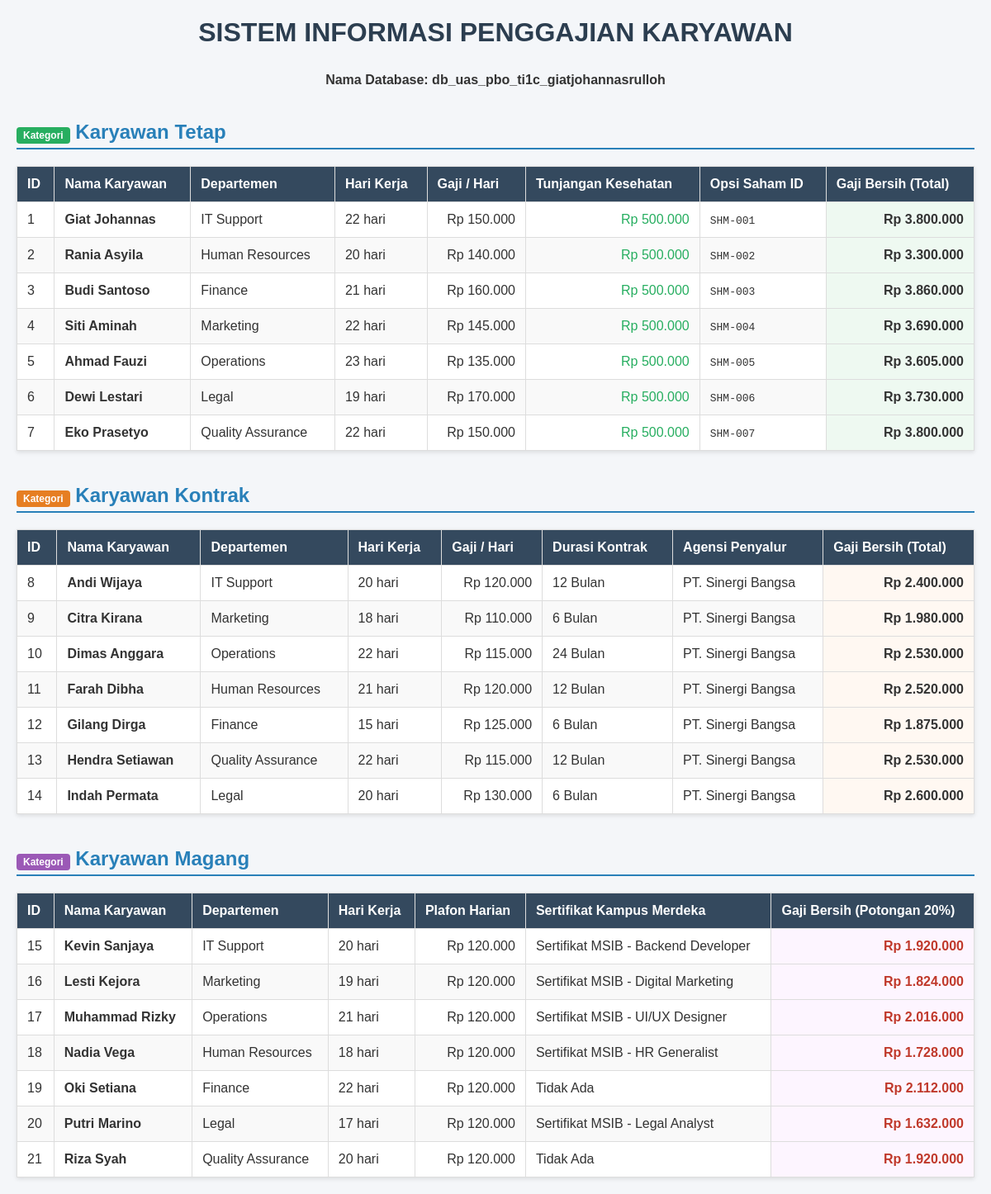
The page / on the database its author committed.
### tables this page shows
CREATE TABLE `tabel_karyawan` (
  `id_karyawan` int NOT NULL,
  `nama_karyawan` varchar(100) NOT NULL,
  `departemen` varchar(50) NOT NULL,
  `hari_kerja_masuk` int NOT NULL,
  `gaji_dasar_per_hari` decimal(12,2) NOT NULL,
  `jenis_karyawan` enum('kontrak','tetap','magang') NOT NULL,
  `durasi_kontrak_bulan` int DEFAULT NULL,
  `uang_saku_bulanan` decimal(12,2) DEFAULT NULL,
  `sertifikat_kampus_merdeka` varchar(100) DEFAULT NULL
);

### Karyawan.php (called while the page is built, shortened)
<?php
abstract class Karyawan {
    public function __construct($id, $nama, $dept, $hariKerja, $gajiDasar) {
        $this->id_karyawan = $id;
        $this->nama_karyawan = $nama;
        $this->departemen = $dept;
        $this->hari_kerja_masuk = $hariKerja;
        $this->gaji_dasar_per_hari = $gajiDasar;
    }
}
?>

### KaryawanTetap.php (the view, shortened to what this page needs)
<?php
require_once 'Karyawan.php';
class KaryawanTetap extends Karyawan {
    private $tunjanganKesehatan;
    private $opsiSahamId;
    public function __construct($id, $nama, $dept, $hariKerja, $gajiDasar, $tunjanganKesehatan, $opsiSahamId) {
        $this->tunjanganKesehatan = $tunjanganKesehatan;
        $this->opsiSahamId = $opsiSahamId;
    }
    public static function ambilDataDariDB($koneksi) {
        $daftar = [];
        $sql = "SELECT * FROM tabel_karyawan WHERE jenis_karyawan = 'tetap'";
        $result = $koneksi->query($sql);
        if ($result->num_rows > 0) {
            while ($row = $result->fetch_assoc()) {
                $tunjangan = 500000;
                $sahamId = "SHM-" . str_pad($row['id_karyawan'], 3, "0", STR_PAD_LEFT);
                $daftar[] = new self(
                    $row['id_karyawan'], $row['nama_karyawan'], $row['departemen'],
                    $row['hari_kerja_masuk'], $row['gaji_dasar_per_hari'], $tunjangan, $sahamId
                );
            }
        }
        return $daftar;
    }
    public function hitungGajiBersih() {
        return ($this->hari_kerja_masuk * $this->gaji_dasar_per_hari) + $this->tunjanganKesehatan;
    }
    public function tampilkanProfilKaryawan() {
        echo "<tr>
                <td>{$this->id_karyawan}</td>
                <td><strong>{$this->nama_karyawan}</strong></td>
                <td>{$this->departemen}</td>
                <td>{$this->hari_kerja_masuk} hari</td>
                <td class='text-right'>Rp " . number_format($this->gaji_dasar_per_hari, 0, ',', '.') . "</td>
                <td class='text-right' style='color: #27ae60;'>Rp " . number_format($this->tunjanganKesehatan, 0, ',', '.') . "</td>
                <td><code>{$this->opsiSahamId}</code></td>
                <td class='text-right' style='font-weight: bold; background: #eef9f1;'>Rp " . number_format($this->hitungGajiBersih(), 0, ',', '.') . "</td>
              </tr>";
    }
}
?>

### index.php (shortened to what this page needs)
<?php
require_once 'koneksi.php';
require_once 'Karyawan.php';
require_once 'KaryawanTetap.php';
require_once 'KaryawanKontrak.php';
require_once 'KaryawanMagang.php';
$daftarKaryawanTetap   = KaryawanTetap::ambilDataDariDB($koneksi);
$daftarKaryawanKontrak = KaryawanKontrak::ambilDataDariDB($koneksi);
$daftarKaryawanMagang  = KaryawanMagang::ambilDataDariDB($koneksi);
?>
<!DOCTYPE html>
<html lang="id">
<head>
</head>
<body>
    <h1>SISTEM INFORMASI PENGGAJIAN KARYAWAN</h1>
    <p style="text-align: center; font-weight: bold;">Nama Database: db_uas_pbo_ti1c_giatjohannasrulloh</p>
    <h2><span class="badge">Kategori</span> Karyawan Tetap</h2>
    <table>
        <thead>
            <tr>
                <th>ID</th>
                <th>Nama Karyawan</th>
                <th>Departemen</th>
                <th>Hari Kerja</th>
                <th>Gaji / Hari</th>
                <th>Tunjangan Kesehatan</th>
                <th>Opsi Saham ID</th>
                <th>Gaji Bersih (Total)</th>
            </tr>
        </thead>
        <tbody>
            <?php if(empty($daftarKaryawanTetap)): ?>
                <tr><td colspan="8" style="text-align:center;">Tidak ada data.</td></tr>
            <?php else: ?>
                <?php foreach($daftarKaryawanTetap as $k): ?>
                    <?php $k->tampilkanProfilKaryawan();  ?>
                <?php endforeach; ?>
            <?php endif; ?>
        </tbody>
    </table>
    <h2><span class="badge" style="background: #e67e22;">Kategori</span> Karyawan Kontrak</h2>
    <table>
        <thead>
            <tr>
                <th>ID</th>
                <th>Nama Karyawan</th>
                <th>Departemen</th>
                <th>Hari Kerja</th>
                <th>Gaji / Hari</th>
                <th>Durasi Kontrak</th>
                <th>Agensi Penyalur</th>
                <th>Gaji Bersih (Total)</th>
            </tr>
        </thead>
        <tbody>
            <?php if(empty($daftarKaryawanKontrak)): ?>
                <tr><td colspan="8" style="text-align:center;">Tidak ada data.</td></tr>
            <?php else: ?>
                <?php foreach($daftarKaryawanKontrak as $k): ?>
                    <?php $k->tampilkanProfilKaryawan();  ?>
                <?php endforeach; ?>
            <?php endif; ?>
        </tbody>
    </table>
    <h2><span class="badge" style="background: #9b59b6;">Kategori</span> Karyawan Magang</h2>
    <table>
        <thead>
            <tr>
                <th>ID</th>
                <th>Nama Karyawan</th>
                <th>Departemen</th>
                <th>Hari Kerja</th>
                <th>Plafon Harian</th>
                <th>Sertifikat Kampus Merdeka</th>
                <th>Gaji Bersih (Potongan 20%)</th>
            </tr>
        </thead>
        <tbody>
            <?php if(empty($daftarKaryawanMagang)): ?>
                <tr><td colspan="7" style="text-align:center;">Tidak ada data.</td></tr>
            <?php else: ?>
                <?php foreach($daftarKaryawanMagang as $k): ?>
                    <?php $k->tampilkanProfilKaryawan();  ?>
                <?php endforeach; ?>
            <?php endif; ?>
        </tbody>
    </table>
</body>
</html>

### KaryawanKontrak.php (shortened to what this page needs)
<?php
require_once 'Karyawan.php';
class KaryawanKontrak extends Karyawan {
    private $durasiKontrakBulan;
    private $agensiPenyalur;
    public function __construct($id, $nama, $dept, $hariKerja, $gajiDasar, $durasiKontrakBulan, $agensiPenyalur) {
        $this->durasiKontrakBulan = $durasiKontrakBulan;
        $this->agensiPenyalur = $agensiPenyalur;
    }
    public static function ambilDataDariDB($koneksi) {
        $daftar = [];
        $sql = "SELECT * FROM tabel_karyawan WHERE jenis_karyawan = 'kontrak'";
        $result = $koneksi->query($sql);
        if ($result->num_rows > 0) {
            while ($row = $result->fetch_assoc()) {
                $agensi = "PT. Sinergi Bangsa";
                $daftar[] = new self(
                    $row['id_karyawan'], $row['nama_karyawan'], $row['departemen'],
                    $row['hari_kerja_masuk'], $row['gaji_dasar_per_hari'], $row['durasi_kontrak_bulan'], $agensi
                );
            }
        }
        return $daftar;
    }
    public function hitungGajiBersih() {
        return $this->hari_kerja_masuk * $this->gaji_dasar_per_hari;
    }
    public function tampilkanProfilKaryawan() {
        echo "<tr>
                <td>{$this->id_karyawan}</td>
                <td><strong>{$this->nama_karyawan}</strong></td>
                <td>{$this->departemen}</td>
                <td>{$this->hari_kerja_masuk} hari</td>
                <td class='text-right'>Rp " . number_format($this->gaji_dasar_per_hari, 0, ',', '.') . "</td>
                <td>{$this->durasiKontrakBulan} Bulan</td>
                <td>{$this->agensiPenyalur}</td>
                <td class='text-right' style='font-weight: bold; background: #fff8f2;'>Rp " . number_format($this->hitungGajiBersih(), 0, ',', '.') . "</td>
              </tr>";
    }
}
?>

### KaryawanMagang.php (shortened to what this page needs)
<?php
require_once 'Karyawan.php';
class KaryawanMagang extends Karyawan {
    private $sertifikatKampusMerdeka;
    public function __construct($id, $nama, $dept, $hariKerja, $gajiDasar, $uangSakuBulanan, $sertifikatKampusMerdeka) {
        $this->sertifikatKampusMerdeka = $sertifikatKampusMerdeka;
    }
    public static function ambilDataDariDB($koneksi) {
        $daftar = [];
        $sql = "SELECT * FROM tabel_karyawan WHERE jenis_karyawan = 'magang'";
        $result = $koneksi->query($sql);
        if ($result->num_rows > 0) {
            while ($row = $result->fetch_assoc()) {
                $gajiDasarMagang = ($row['gaji_dasar_per_hari'] == 0) ? 120000 : $row['gaji_dasar_per_hari'];
                if (isset($row['sertifikat_campus_merdeka'])) {
                    $sertifikatData = $row['sertifikat_campus_merdeka'];
                } elseif (isset($row['sertifikat_kampus_merdeka'])) {
                    $sertifikatData = $row['sertifikat_kampus_merdeka'];
                } else {
                    $sertifikatData = "Tidak Ada";
                }
                $daftar[] = new self(
                    $row['id_karyawan'],
                    $row['nama_karyawan'],
                    $row['departemen'],
                    $row['hari_kerja_masuk'],
                    $gajiDasarMagang,
                    $row['uang_saku_bulanan'],
                    $sertifikatData
                );
            }
        }
        return $daftar;
    }
    public function hitungGajiBersih() {
        return ($this->hari_kerja_masuk * $this->gaji_dasar_per_hari) * 0.80;
    }
    public function tampilkanProfilKaryawan() {
        $sertifikat = !empty($this->sertifikatKampusMerdeka) ? $this->sertifikatKampusMerdeka : "<span style='color:#aaa; font-style:italic;'>Tidak Ada</span>";
        echo "<tr>
                <td>{$this->id_karyawan}</td>
                <td><strong>{$this->nama_karyawan}</strong></td>
                <td>{$this->departemen}</td>
                <td>{$this->hari_kerja_masuk} hari</td>
                <td class='text-right'>Rp " . number_format($this->gaji_dasar_per_hari, 0, ',', '.') . "</td>
                <td>{$sertifikat}</td>
                <td class='text-right' style='font-weight: bold; background: #fdf5ff; color: #c0392b;'>Rp " . number_format($this->hitungGajiBersih(), 0, ',', '.') . "</td>
              </tr>";
    }
}
?>

### index.php (style rules this page uses)
body { font-family: Arial, sans-serif; background-color: #f4f6f9; margin: 20px; color: #333; }
h1 { text-align: center; color: #2c3e50; margin-bottom: 30px; }
h2 { color: #2980b9; border-bottom: 2px solid #2980b9; padding-bottom: 5px; margin-top: 40px; }
table { width: 100%; border-collapse: collapse; margin-top: 10px; background: #fff; box-shadow: 0 2px 5px rgba(0,0,0,0.1); }
th, td { padding: 12px; text-align: left; border: 1px solid #ddd; }
th { background-color: #34495e; color: #fff; }
tr:nth-child(even) { background-color: #f9f9f9; }
.text-right { text-align: right; }
.badge { background: #27ae60; color: white; padding: 3px 8px; border-radius: 4px; font-size: 12px; }

### rows shown on the page
tabel_karyawan: id_karyawan "1", nama_karyawan "Giat Johannas", departemen "IT Support", hari_kerja_masuk "22", gaji_dasar_per_hari "150.000", id_karyawan "SHM-001", $this->hitungGajiBersih() "3.800.000"
tabel_karyawan: id_karyawan "2", nama_karyawan "Rania Asyila", departemen "Human Resources", hari_kerja_masuk "20", gaji_dasar_per_hari "140.000", id_karyawan "SHM-002", $this->hitungGajiBersih() "3.300.000"
tabel_karyawan: id_karyawan "3", nama_karyawan "Budi Santoso", departemen "Finance", hari_kerja_masuk "21", gaji_dasar_per_hari "160.000", id_karyawan "SHM-003", $this->hitungGajiBersih() "3.860.000"
tabel_karyawan: id_karyawan "4", nama_karyawan "Siti Aminah", departemen "Marketing", hari_kerja_masuk "22", gaji_dasar_per_hari "145.000", id_karyawan "SHM-004", $this->hitungGajiBersih() "3.690.000"
tabel_karyawan: id_karyawan "5", nama_karyawan "Ahmad Fauzi", departemen "Operations", hari_kerja_masuk "23", gaji_dasar_per_hari "135.000", id_karyawan "SHM-005", $this->hitungGajiBersih() "3.605.000"
tabel_karyawan: id_karyawan "6", nama_karyawan "Dewi Lestari", departemen "Legal", hari_kerja_masuk "19", gaji_dasar_per_hari "170.000", id_karyawan "SHM-006", $this->hitungGajiBersih() "3.730.000"
tabel_karyawan: id_karyawan "7", nama_karyawan "Eko Prasetyo", departemen "Quality Assurance", hari_kerja_masuk "22", gaji_dasar_per_hari "150.000", id_karyawan "SHM-007", $this->hitungGajiBersih() "3.800.000"
tabel_karyawan: id_karyawan "8", nama_karyawan "Andi Wijaya", departemen "IT Support", hari_kerja_masuk "20", gaji_dasar_per_hari "120.000", durasi_kontrak_bulan "12", $this->hitungGajiBersih() "2.400.000"
tabel_karyawan: id_karyawan "9", nama_karyawan "Citra Kirana", departemen "Marketing", hari_kerja_masuk "18", gaji_dasar_per_hari "110.000", durasi_kontrak_bulan "6", $this->hitungGajiBersih() "1.980.000"
tabel_karyawan: id_karyawan "10", nama_karyawan "Dimas Anggara", departemen "Operations", hari_kerja_masuk "22", gaji_dasar_per_hari "115.000", durasi_kontrak_bulan "24", $this->hitungGajiBersih() "2.530.000"
tabel_karyawan: id_karyawan "11", nama_karyawan "Farah Dibha", departemen "Human Resources", hari_kerja_masuk "21", gaji_dasar_per_hari "120.000", durasi_kontrak_bulan "12", $this->hitungGajiBersih() "2.520.000"
tabel_karyawan: id_karyawan "12", nama_karyawan "Gilang Dirga", departemen "Finance", hari_kerja_masuk "15", gaji_dasar_per_hari "125.000", durasi_kontrak_bulan "6", $this->hitungGajiBersih() "1.875.000"
tabel_karyawan: id_karyawan "13", nama_karyawan "Hendra Setiawan", departemen "Quality Assurance", hari_kerja_masuk "22", gaji_dasar_per_hari "115.000", durasi_kontrak_bulan "12", $this->hitungGajiBersih() "2.530.000"
tabel_karyawan: id_karyawan "14", nama_karyawan "Indah Permata", departemen "Legal", hari_kerja_masuk "20", gaji_dasar_per_hari "130.000", durasi_kontrak_bulan "6", $this->hitungGajiBersih() "2.600.000"
tabel_karyawan: id_karyawan "15", nama_karyawan "Kevin Sanjaya", departemen "IT Support", hari_kerja_masuk "20", gaji_dasar_per_hari "120.000", sertifikat_kampus_merdeka "Sertifikat MSIB - Backend Developer", $this->hitungGajiBersih() "1.920.000"
tabel_karyawan: id_karyawan "16", nama_karyawan "Lesti Kejora", departemen "Marketing", hari_kerja_masuk "19", gaji_dasar_per_hari "120.000", sertifikat_kampus_merdeka "Sertifikat MSIB - Digital Marketing", $this->hitungGajiBersih() "1.824.000"
tabel_karyawan: id_karyawan "17", nama_karyawan "Muhammad Rizky", departemen "Operations", hari_kerja_masuk "21", gaji_dasar_per_hari "120.000", sertifikat_kampus_merdeka "Sertifikat MSIB - UI/UX Designer", $this->hitungGajiBersih() "2.016.000"
tabel_karyawan: id_karyawan "18", nama_karyawan "Nadia Vega", departemen "Human Resources", hari_kerja_masuk "18", gaji_dasar_per_hari "120.000", sertifikat_kampus_merdeka "Sertifikat MSIB - HR Generalist", $this->hitungGajiBersih() "1.728.000"
tabel_karyawan: id_karyawan "19", nama_karyawan "Oki Setiana", departemen "Finance", hari_kerja_masuk "22", gaji_dasar_per_hari "120.000", sertifikat_kampus_merdeka "Tidak Ada", $this->hitungGajiBersih() "2.112.000"
tabel_karyawan: id_karyawan "20", nama_karyawan "Putri Marino", departemen "Legal", hari_kerja_masuk "17", gaji_dasar_per_hari "120.000", sertifikat_kampus_merdeka "Sertifikat MSIB - Legal Analyst", $this->hitungGajiBersih() "1.632.000"
tabel_karyawan: id_karyawan "21", nama_karyawan "Riza Syah", departemen "Quality Assurance", hari_kerja_masuk "20", gaji_dasar_per_hari "120.000", sertifikat_kampus_merdeka "Tidak Ada", $this->hitungGajiBersih() "1.920.000"
